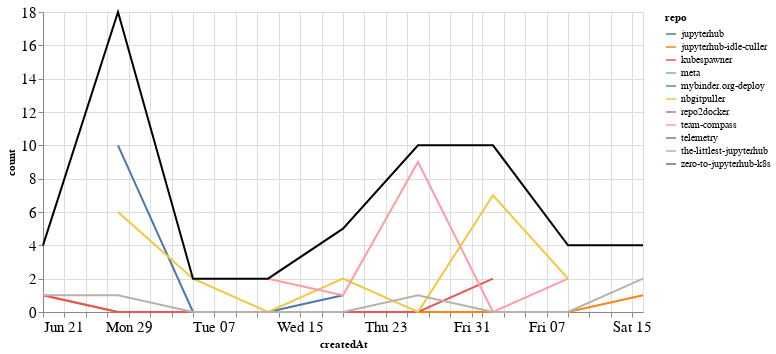

The code cell stored with this chart in its notebook:
### Markdown cell above
## Comments

### Code cell
comments_time = comments.groupby('repo').resample('W', on='createdAt').count()['author'].reset_index()
comments_time = comments_time.rename(columns={'author': 'count'})
comments_time_total = comments_time.groupby('createdAt').agg({"count": "sum"}).reset_index()
ch1 = alt.Chart(comments_time, width=600).mark_line().encode(
    x='createdAt',
    y='count',
    color='repo',
    tooltip="repo"
)

ch2 = alt.Chart(comments_time_total, width=600).mark_line(color="black").encode(
    x='createdAt',
    y='count',
)

ch1 + ch2

### Figure 1 — Vega-Lite specification as saved in the notebook (floating-point values rounded to 4 significant figures)
{"config": {"axisLeft": {"labelFontSize": 15}, "axisBottom": {"labelFontSize": 15}}, "layer": [{"data": {"name": "data-ac42bb0e89a3b011be7c351cd361024e"}, "mark": "line", "encoding": {"color": {"type": "nominal", "field": "repo"}, "tooltip": {"type": "nominal", "field": "repo"}, "x": {"type": "temporal", "field": "createdAt"}, "y": {"type": "quantitative", "field": "count"}}, "width": 600}, {"data": {"name": "data-533f25be565c81cdfbe9294ec22caab7"}, "mark": {"type": "line", "color": "black"}, "encoding": {"x": {"type": "temporal", "field": "createdAt"}, "y": {"type": "quantitative", "field": "count"}}, "width": 600}], "$schema": "https://vega.github.io/schema/vega-lite/v4.8.1.json", "datasets": {"data-ac42bb0e89a3b011be7c351cd361024e": [{"repo": "jupyterhub", "createdAt": "2020-06-28T00:00:00", "count": 10}, {"repo": "jupyterhub", "createdAt": "2020-07-05T00:00:00", "count": 0}, {"repo": "jupyterhub", "createdAt": "2020-07-12T00:00:00", "count": 0}, {"repo": "jupyterhub", "createdAt": "2020-07-19T00:00:00", "count": 1}, {"repo": "jupyterhub-idle-culler", "createdAt": "2020-06-21T00:00:00", "count": 1}, {"repo": "jupyterhub-idle-culler", "createdAt": "2020-06-28T00:00:00", "count": 0}, {"repo": "jupyterhub-idle-culler", "createdAt": "2020-07-05T00:00:00", "count": 0}, {"repo": "jupyterhub-idle-culler", "createdAt": "2020-07-12T00:00:00", "count": 0}, {"repo": "jupyterhub-idle-culler", "createdAt": "2020-07-19T00:00:00", "count": 0}, {"repo": "jupyterhub-idle-culler", "createdAt": "2020-07-26T00:00:00", "count": 0}, {"repo": "jupyterhub-idle-culler", "createdAt": "2020-08-02T00:00:00", "count": 0}, {"repo": "jupyterhub-idle-culler", "createdAt": "2020-08-09T00:00:00", "count": 0}, {"repo": "jupyterhub-idle-culler", "createdAt": "2020-08-16T00:00:00", "count": 1}, {"repo": "kubespawner", "createdAt": "2020-06-21T00:00:00", "count": 1}, {"repo": "kubespawner", "createdAt": "2020-06-28T00:00:00", "count": 0}, {"repo": "kubespawner", "createdAt": "2020-07-05T00:00:00", "count": 0}, {"repo": "kubespawner", "createdAt": "2020-07-12T00:00:00", "count": 0}, {"repo": "kubespawner", "createdAt": "2020-07-19T00:00:00", "count": 0}, {"repo": "kubespawner", "createdAt": "2020-07-26T00:00:00", "count": 0}, {"repo": "kubespawner", "createdAt": "2020-08-02T00:00:00", "count": 2}, {"repo": "meta", "createdAt": "2020-06-28T00:00:00", "count": 1}, {"repo": "mybinder.org-deploy", "createdAt": "2020-06-21T00:00:00", "count": 1}, {"repo": "nbgitpuller", "createdAt": "2020-06-28T00:00:00", "count": 6}, {"repo": "nbgitpuller", "createdAt": "2020-07-05T00:00:00", "count": 2}, {"repo": "nbgitpuller", "createdAt": "2020-07-12T00:00:00", "count": 0}, {"repo": "nbgitpuller", "createdAt": "2020-07-19T00:00:00", "count": 2}, {"repo": "nbgitpuller", "createdAt": "2020-07-26T00:00:00", "count": 0}, {"repo": "nbgitpuller", "createdAt": "2020-08-02T00:00:00", "count": 7}, {"repo": "nbgitpuller", "createdAt": "2020-08-09T00:00:00", "count": 2}, {"repo": "repo2docker", "createdAt": "2020-07-19T00:00:00", "count": 1}, {"repo": "team-compass", "createdAt": "2020-07-12T00:00:00", "count": 2}, {"repo": "team-compass", "createdAt": "2020-07-19T00:00:00", "count": 1}, {"repo": "team-compass", "createdAt": "2020-07-26T00:00:00", "count": 9}, {"repo": "team-compass", "createdAt": "2020-08-02T00:00:00", "count": 0}, {"repo": "team-compass", "createdAt": "2020-08-09T00:00:00", "count": 2}, {"repo": "telemetry", "createdAt": "2020-08-16T00:00:00", "count": 1}, {"repo": "the-littlest-jupyterhub", "createdAt": "2020-06-21T00:00:00", "count": 1}, {"repo": "the-littlest-jupyterhub", "createdAt": "2020-06-28T00:00:00", "count": 1}, {"repo": "the-littlest-jupyterhub", "createdAt": "2020-07-05T00:00:00", "count": 0}, {"repo": "the-littlest-jupyterhub", "createdAt": "2020-07-12T00:00:00", "count": 0}, {"repo": "the-littlest-jupyterhub", "createdAt": "2020-07-19T00:00:00", "count": 0}, {"repo": "the-littlest-jupyterhub", "createdAt": "2020-07-26T00:00:00", "count": 1}, {"repo": "the-littlest-jupyterhub", "createdAt": "2020-08-02T00:00:00", "count": 0}, {"repo": "the-littlest-jupyterhub", "createdAt": "2020-08-09T00:00:00", "count": 0}, {"repo": "the-littlest-jupyterhub", "createdAt": "2020-08-16T00:00:00", "count": 2}, {"repo": "zero-to-jupyterhub-k8s", "createdAt": "2020-08-02T00:00:00", "count": 1}], "data-533f25be565c81cdfbe9294ec22caab7": [{"createdAt": "2020-06-21T00:00:00", "count": 4}, {"createdAt": "2020-06-28T00:00:00", "count": 18}, {"createdAt": "2020-07-05T00:00:00", "count": 2}, {"createdAt": "2020-07-12T00:00:00", "count": 2}, {"createdAt": "2020-07-19T00:00:00", "count": 5}, {"createdAt": "2020-07-26T00:00:00", "count": 10}, {"createdAt": "2020-08-02T00:00:00", "count": 10}, {"createdAt": "2020-08-09T00:00:00", "count": 4}, {"createdAt": "2020-08-16T00:00:00", "count": 4}]}}
